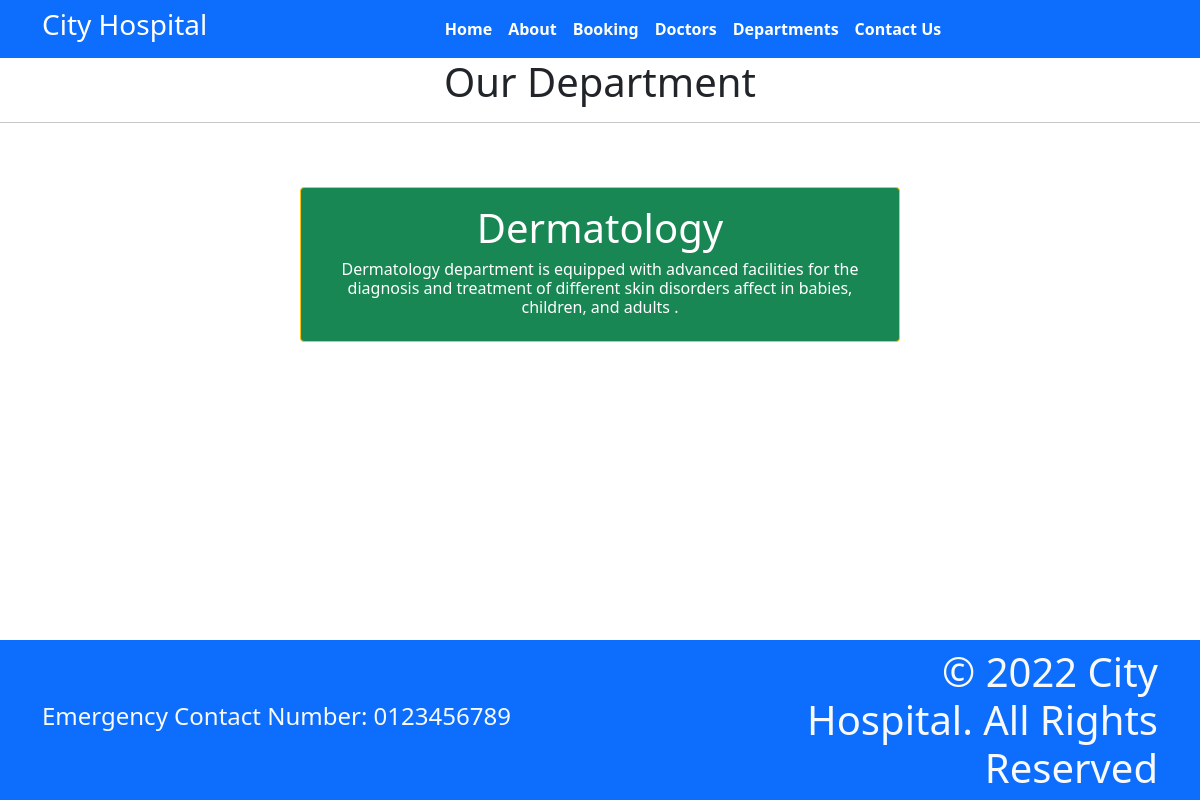
The page /department on the database as committed earlier.
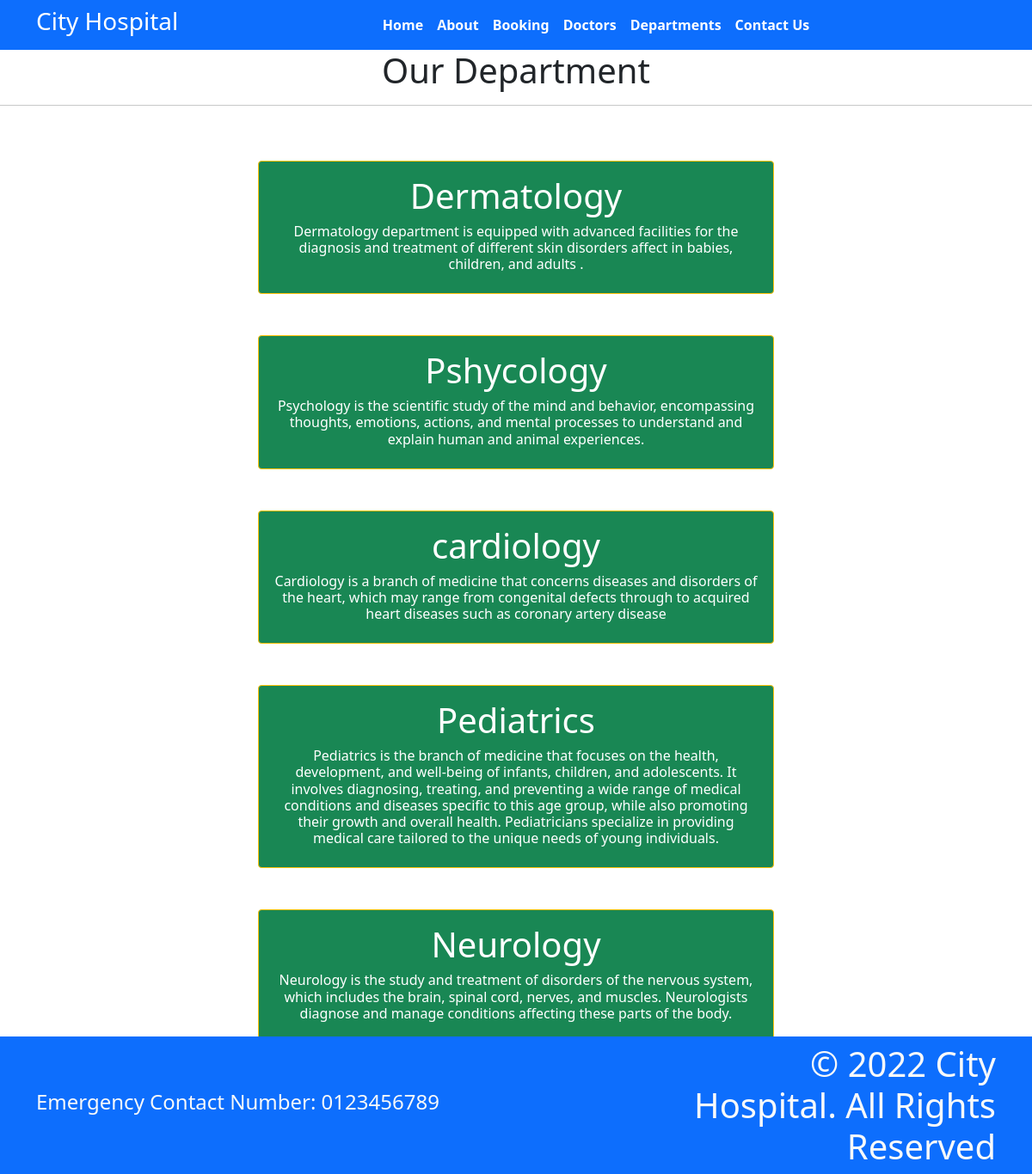
The same page on the database as committed later.
### home/models.py (models this page shows, shortened)
class Departments(models.Model):
    dep_name = models.CharField(max_length=100)
    dep_description = models.TextField()

### home/views.py (the view)
# urls.py: path("department",views.department, name = 'department'),
def department(request):
    dict_dept = {
        'dept' : Departments.objects.all()
    }
    return render(request, 'department.html', dict_dept)

### templates/department.html (shortened to what this page needs)
{% extends "base.html" %}
{%block content%}
<h1 class="text-center"> Our Department <h1>
<hr>
<br>
{% for d in dept%}
<div class="mx-auto w-50 bg-success text-center text-white p-3 m-6 border border-warning rounded">
  <h1>{{d.dep_name}}</h1>
  <h6>{{d.dep_description}}</h6>
</div>
<br>
{%endfor%}
<br>
<br>
{%endblock%}

### templates/base.html (shortened to what this page needs)
{% load static %}
<!DOCTYPE html>
<html>
  <head>
    <link rel="stylesheet"
      href=" https://cdn.jsdelivr.net/npm/bootstrap@5.1.3/dist/css/bootstrap.min.css ">
    <link rel="stylesheet"
      href="https://use.fontawesome.com/releases/v5.2.0/css/all.css">
    <link rel="stylesheet" href="{% static '/css/style.css' %}" >
  </head>
  <body>
    <nav class="navbar bg-primary navbar-expand-md ">
      <div class="container">
        <div class="col-2 text-left pl-md-0">
          <h3 class="text-white"> City Hospital </h3>
        </div>
        <div
          class="collapse navbar-collapse justify-content-center col-md-8 navbar-collapse-3">
          <ul class="navbar-nav justify-content-center  fw-bold">
            <li class="nav-item active">
              <a class="nav-link text-white" href="{% url 'home' %}">Home </a>
            </li>
            <li class="nav-item">
              <a class="nav-link text-white" href="{% url 'about' %}">About</a>
            </li>
            <li class="nav-item">
              <a class="nav-link text-white" href="{% url 'booking' %}">Booking</a>
            </li>
            <li class="nav-item">
              <a class="nav-link text-white" href="{% url 'doctors' %}">Doctors</a>
            </li>
			 <li class="nav-item">
              <a class="nav-link text-white" href="{% url 'department'%}">Departments</a>
            </li>
            <li class="nav-item">
              <a class="nav-link text-white" href="{% url  'contact' %}">Contact Us</a>
            </li>
          </ul>
        </div>
      </div>
    </nav>
  {%block content%} {%endblock%}
    <section class="fixed-bottom">
      <footer class="pt-2 pb-2  bg-primary text-light">
        <div class="container">
          <div class="row align-items-center">
            <div class="col-12 col-md-8">
              <h4>Emergency Contact Number: 0123456789</h4>
            </div>
            <div class="col-12 col-md-4 mt-4 mt-md-0 text-center text-md-end">
              © 2022 City Hospital. All Rights Reserved
            </div>
          </div>
        </div>
      </footer>
    </section>
  </body>
</html>

Rows that differ between the two databases and show on the page:
added Departments: dep_name "Pshycology", dep_description "Psychology is the scientific study of the mind and behavior, encompassing thoughts, emotions, actions, and mental processes to understand and explain human and animal experiences."
added Departments: dep_name "cardiology", dep_description "Cardiology is a branch of medicine that concerns diseases and disorders of the heart, which may range from congenital defects through to acquired heart diseases such as coronary artery disease"
added Departments: dep_name "Pediatrics", dep_description "Pediatrics is the branch of medicine that focuses on the health, development, and well-being of infants, children, and adolescents. It involves diagnosing, treating, and preventing a wide range of medical conditions and diseases specific to this age group, while also promoting their growth and overall health. Pediatricians specialize in providing medical care tailored to the unique needs of young individuals."
added Departments: dep_name "Neurology", dep_description "Neurology is the study and treatment of disorders of the nervous system, which includes the brain, spinal cord, nerves, and muscles. Neurologists diagnose and manage conditions affecting these parts of the body."
